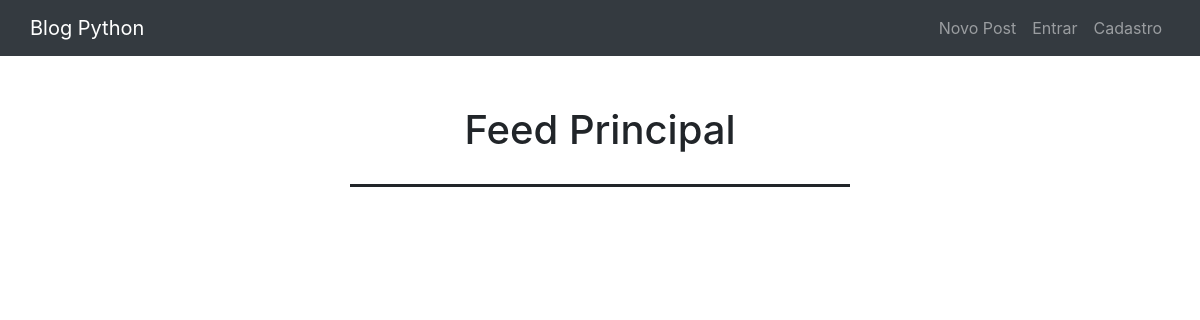
/blog/, run on an earlier commit of the app's database.
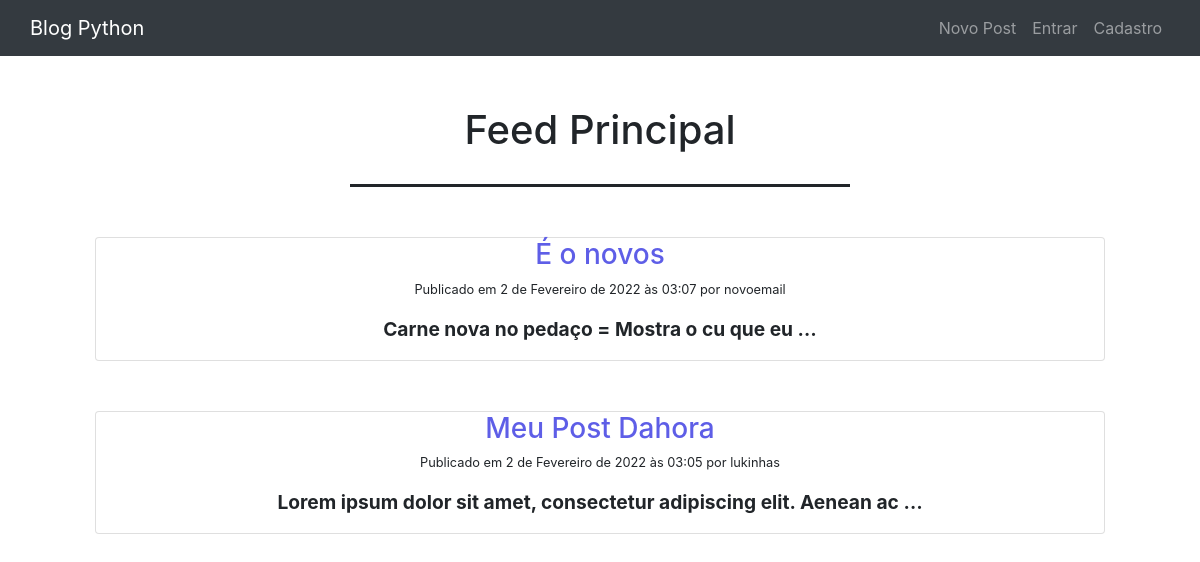
And on a later commit of the database.
### blog/models.py (models this page shows, shortened)
class Post(models.Model):
    title = models.CharField(max_length=255)
    slug = models.SlugField(max_length=255, unique=True)
    author = models.ForeignKey(User, on_delete=models.CASCADE)
    body = models.TextField()
    created = models.DateTimeField(auto_now_add=True)
    updated = models.DateTimeField(auto_now=True)
    class Meta:
        ordering = ("-created",)
    def getDetailPath(self):
        return reverse("blog:detail", kwargs={"slug": self.slug})

### users/models.py (models this page shows)
class User(AbstractUser):
    bio = models.TextField(blank=True)

### blog/views.py (the view)
# urls.py: path("", views.ListPostView.as_view(), name="list"),
class ListPostView(ListView):
    model = Post

### templates/blog/post_list.html (shortened to what this page needs)
{% extends "base.html" %}
{% block navlinks %}
    <li class="nav-item">
        <a class="nav-link" href="{% url 'blog:post' %}">Novo Post</a>
    </li>
{% endblock %}
{% block content %}
    <header>
        <h1>
            Feed Principal
        </h1>
    </header>
    {% for post in post_list %}
        <div class="card">
            <h3><a href="{{post.getDetailPath}}"> {{post.title}} </a></h3>
            <small> Publicado em {{post.created}} por {{post.author}} </small>
            <p>{{post.body|linebreaks|truncatewords:10}}</p>
        </div>
    {% endfor %}
{% endblock %}

### templates/base.html (shortened to what this page needs)
{% load static %}
<!DOCTYPE html>
<html lang="pt-br">
<head>
    <link rel="stylesheet" href="{% static 'css/blog.css' %}">
    <link rel="stylesheet" href="https://stackpath.bootstrapcdn.com/bootstrap/4.5.2/css/bootstrap.min.css"
>
</head>
<body>
    <header>
        <nav class="navbar navbar-expand navbar-dark bg-dark mb-3">
            <div class="container">
                <a class="navbar-brand" href="{% url 'users:home' %}">Blog Python</a>
                <ul class="navbar-nav">
                    {% block navlinks %}
                    {% endblock %}
                    {% if user.is_authenticated %}
                    <li class="nav-item">
                        <a class="nav-link" href="{% url 'account_logout' %}">Sair</a>
                    </li>
                    {% else %}
                    <li class="nav-item">
                        <a class="nav-link" href="{% url 'account_login' %}">Entrar</a>
                    </li>
                    <li class="nav-item">
                        <a class="nav-link" href="{% url 'account_signup' %}">Cadastro</a>
                    </li>
                    {% endif %}
                </ul>
            </div>
        </nav>
    </header>
    <main class="container">
        {% block content %}
        {% endblock %}
    </main>
</body>
</html>

### static/css/blog.css (style rules this page uses)
body { background-color: rebeccapurple; }
header h1 { text-align: center; text-shadow: white 1px 1px 1px; border-bottom: solid; padding-bottom: 30px; max-width: 500px; margin: 50px auto 10px auto; }
main { display: flex; flex-wrap: wrap; max-width: 1200px; margin: 0 auto; }
.card { flex: 1 1 300px; background: black; text-align: center; margin: 50px; }
.card a { transition: 0.7s; color: rgb(94, 94, 231); }
.card p { font-size: larger; font-weight: bolder; }

What changed in the data, as far as the page shows it:
added Post: title "É o novos", created "2 de Fevereiro de 2022 às 03:07", author "novoemail", body "Carne nova no pedaço = Mostra o cu que eu …"
added Post: title "Meu Post Dahora", created "2 de Fevereiro de 2022 às 03:05", author "lukinhas", body "Lorem ipsum dolor sit amet, consectetur adipiscing elit. Aenean ac …"
